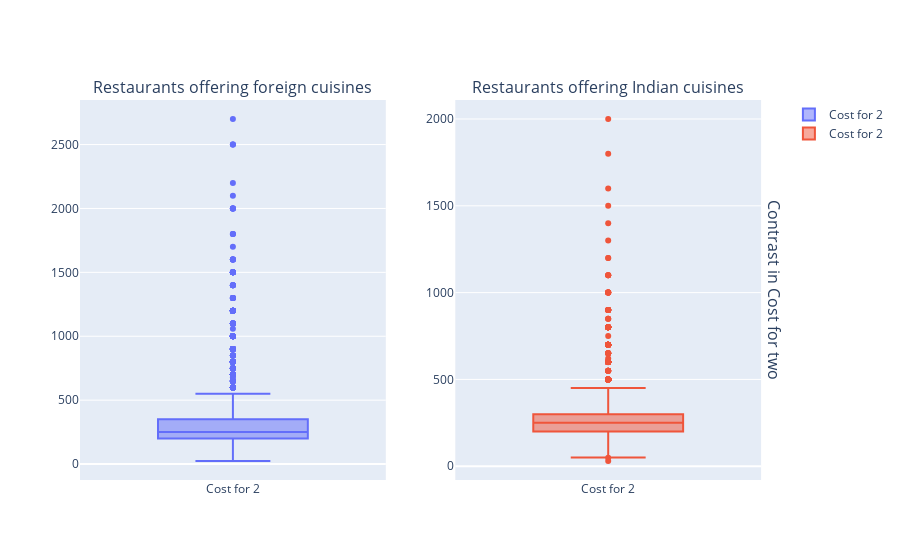

Notebook code for this chart:
### Code cell
trace0 = go.Box(y = cf2, name = "Cost for 2")
trace1 = go.Box(y = cf2I, name = "Cost for 2")
fig = make_subplots(rows=1, 
                    cols=2, 
                    print_grid= True, 
                    row_titles=['Contrast in Cost for two'],
                    column_titles=["Restaurants offering foreign cuisines","Restaurants offering Indian cuisines"]
                    
                    
                   )
fig.append_trace(trace0, 1, 1)
fig.append_trace(trace1, 1, 2)
fig.show()

### Figure 1 — Plotly figure (JSON) as saved in the notebook; plotly's stock layout.template omitted (floating-point values rounded to 4 significant figures; data arrays with more than 128 entries replaced by an {"elided": "..."} marker saying what was removed)
{"data": [{"name": "Cost for 2", "type": "box", "xaxis": "x", "y": {"elided": "11307 int values"}, "yaxis": "y"}, {"name": "Cost for 2", "type": "box", "xaxis": "x2", "y": {"elided": "2805 int values"}, "yaxis": "y2"}], "layout": {"annotations": [{"font": {"size": 16}, "showarrow": false, "text": "Restaurants offering foreign cuisines", "x": 0.22, "xanchor": "center", "xref": "paper", "y": 1, "yanchor": "bottom", "yref": "paper"}, {"font": {"size": 16}, "showarrow": false, "text": "Restaurants offering Indian cuisines", "x": 0.76, "xanchor": "center", "xref": "paper", "y": 1, "yanchor": "bottom", "yref": "paper"}, {"font": {"size": 16}, "showarrow": false, "text": "Contrast in Cost for two", "textangle": 90, "x": 0.98, "xanchor": "left", "xref": "paper", "y": 0.5, "yanchor": "middle", "yref": "paper"}], "xaxis": {"anchor": "y", "domain": [0, 0.44]}, "xaxis2": {"anchor": "y2", "domain": [0.54, 0.98]}, "yaxis": {"anchor": "x", "domain": [0, 1]}, "yaxis2": {"anchor": "x2", "domain": [0, 1]}}}
